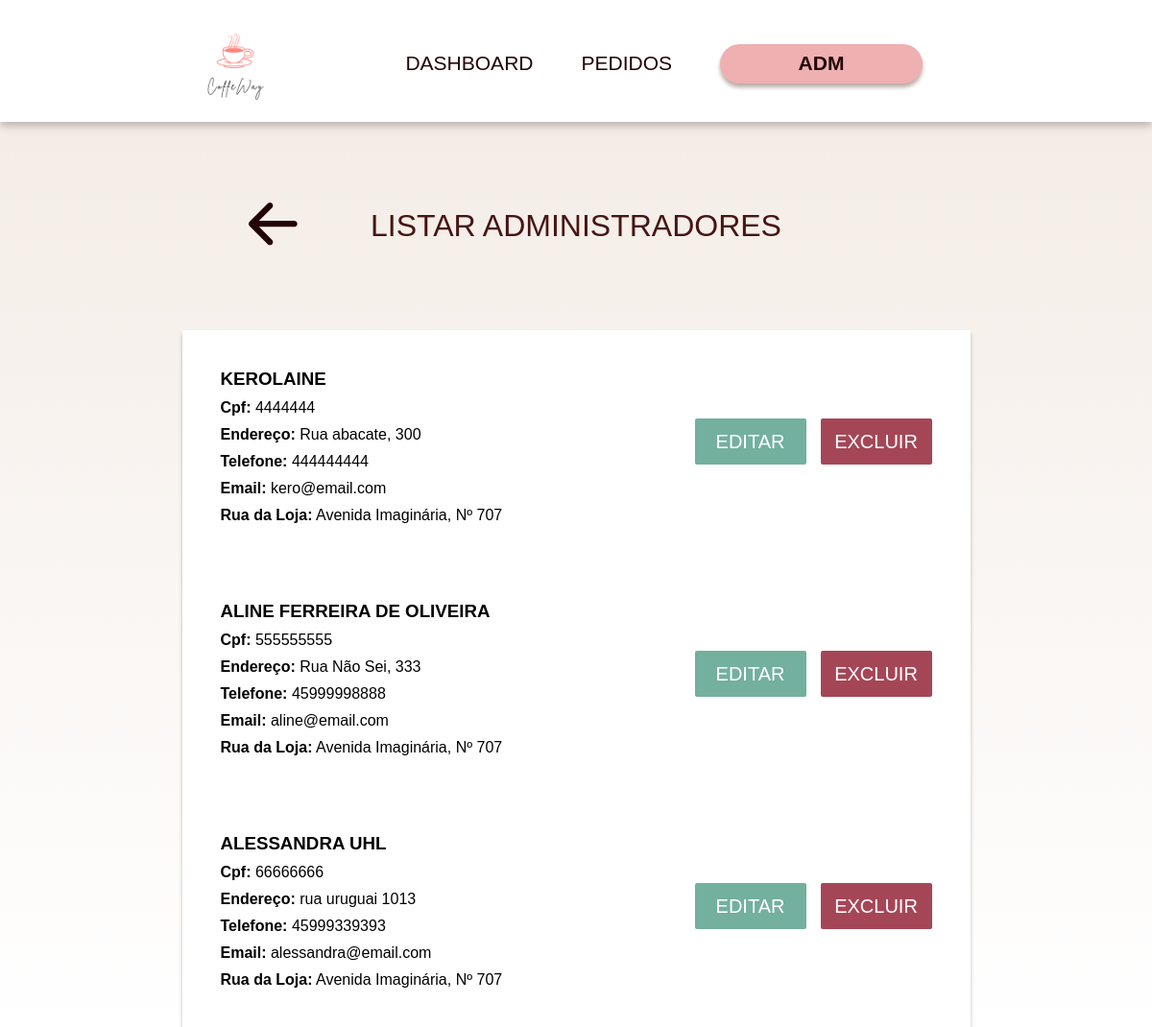
Page /listarAdm.php on the committed database.
### tables this page shows
CREATE TABLE `adm` (
  `id` int(11) NOT NULL,
  `nome_completo` char(90) NOT NULL,
  `cpf` varchar(90) NOT NULL,
  `endereco` varchar(200) NOT NULL,
  `telefone` varchar(18) NOT NULL,
  `loja_id` int(11) NOT NULL
);

CREATE TABLE `loja` (
  `id` int(11) NOT NULL,
  `cnpj` varchar(14) NOT NULL,
  `uf` char(2) NOT NULL,
  `rua` varchar(200) NOT NULL,
  `telefone` varchar(18) NOT NULL,
  `email` varchar(90) NOT NULL
);

### listarAdm.php (the view, shortened to what this page needs)
<?php
include_once('config/conexao.php');
$sqlListarAdm = "SELECT adm.id, adm.nome_completo, adm.cpf, adm.endereco, adm.telefone, adm.loja_id, loja.rua
                FROM adm
                INNER JOIN loja ON adm.loja_id = loja.id";
$resultListarAdm = mysqli_query($conexao, $sqlListarAdm);
?>
<!DOCTYPE html>
<html lang="pt-br">
<head>
    <link rel="stylesheet" href="assets/css/styleAdm.css">
</head>
<body>
    <header>
        <div class="container header">
            <div class="logo">
                <a href=""><img class="logo" src="assets/images/logo.png" /></a>
            </div>
            <div class="menu">
                <nav>
                    <ul>
                        <li><a href="dashboard.php">DASHBOARD</a></li>
                        <li><a href="admPedidos.php">PEDIDOS</a></li>
                        <li>
                            <a href="adm.php">
                                <div class="admLogado"><?php echo $_SESSION['user_name']; ?><strong>ADM</strong></div>
                            </a>
                        </li>
                    </ul>
                </nav>
            </div>
    </header>
    <section class="areaEstilizada">
        <div class="menuAdmArea">
            <div class="tituloTopoArea">
                <div class="textoTopo">
                    <a class="setaVoltar" href="admAdministradores.php">
                    </a>
                    <p class="tituloCadastro">LISTAR ADMINISTRADORES</p>
                </div>
            </div>
            <section class="listarEnderecoArea">
                <div class="listarEnderecoCaixa">
                    <?php
                    while ($row = mysqli_fetch_assoc($resultListarAdm)) {
                        $id = $row['id'];
                        $nome_completo = $row['nome_completo'];
                        $cpf = $row['cpf'];
                        $endereco = $row['endereco'];
                        $telefone = $row['telefone'];
                        $loja = $row['rua'];
                        $sqlEmailAdm = "SELECT email FROM login WHERE id_adm = $id";
                        $resultEmailAdm = mysqli_query($conexao, $sqlEmailAdm);
                        $emailRow = mysqli_fetch_assoc($resultEmailAdm);
                        $email = $emailRow['email'];
                    ?>
                        <div class="listarEnderecoCaixas">
                            <div class="listarEnderecoDesc">
                                <h3 style="text-transform: uppercase;"><?php echo $nome_completo; ?></h3>
                                <p><strong>Cpf:</strong> <?php echo $cpf; ?></p>
                                <p><strong>Endereço:</strong> <?php echo $endereco; ?></p>
                                <p><strong>Telefone:</strong> <?php echo $telefone; ?></p>
                                <p><strong>Email:</strong> <?php echo $email; ?></p>
                                <p><strong>Rua da Loja:</strong> <?php echo $loja?></p>
                            </div>
                            <div class="listarEnderecoBotoes">
                                <form action="admEditarAdm.php?id=<?php echo $id; ?>" method="get">
                                    <input class="listarEnderecoEditar" name="EditarEndereco" type="submit" value="EDITAR">
                                </form>
                                <form action="excluirAdm.php?id=<?php echo $id; ?>" method="get">
                                    <input class="listarEnderecoExcluir" name="delet" type="submit" value="EXCLUIR">
                                </form>
                            </div>
                        </div>
                    <?php
                    }
                    ?>
                </div>
            </section>
        </div>
    </section>
</body>
</html>

### assets/css/styleAdm.css (style rules this page uses)
* { padding: 0; margin: 0; box-sizing: border-box; }
body { font-family: 'Jost', sans-serif; }
header { display: flex; justify-content: center; padding-top: 10px; padding-bottom: 5px; background-color: #fff; filter: drop-shadow(0px 4px 4px rgba(0, 0, 0, 0.25)); }
header .logo { width: 112px; }
.container { display: flex; justify-content: space-between; width: 822px; }
.logo { display: flex; align-items: center; }
.menu { display: flex; align-items: center; }
.menu nav { display: flex; }
.menu ul { width: 100%; display: flex; align-items: center; justify-content: space-between; list-style: none; }
.menu ul li { margin-left: 50px; }
.menu ul li a { text-decoration: none; color: #220404; font-size: 21px; }
.admLogado { display: flex; align-items: center; justify-content: center; gap: 10px ; width: 211px; height: 41px; border-radius: 50px; background: #EEB0B0; box-shadow: 0px 4px 4px 0px #BAADA8; }
.areaEstilizada { background-image: linear-gradient(180deg, #F4EDE7 2.29%, rgba(244, 237, 231, 0) 100%); }
.menuAdmArea { width: 100%; display: flex; flex-direction: column; align-items: center; }
.tituloTopoArea { width: 683px; position: relative; display: flex; align-items: center; justify-content: center; }
.textoTopo { margin-top: 90px; display: flex; align-items: center; }
.tituloCadastro { color: #471414; font-size: 32px; font-weight: 500; }
.setaVoltar { position: absolute; left: 0; }
section input { margin-bottom: 10px; padding: 5px; width: 100%; height: 37px; border-radius: 50px; border: none; }
.listarEnderecoArea { margin-top: 5%; display: flex; flex-direction: column; align-items: center; justify-content: center; width: 100%; }
.listarEnderecoCaixa { display: flex; flex-direction: column; margin-top: 30px; background-color: #fff; width: 821px; background: #FFF; box-shadow: 0px 4px 4px 0px rgba(0, 0, 0, 0.25); }
.listarEnderecoCaixas { padding: 40px; display: flex; justify-content: space-between; align-items: center; background-color: #fff; width: 100%; background: #FFF; }
.listarEnderecoDesc { max-width: 350px; display: flex; flex-direction: column; gap: 10px; }
.listarEnderecoBotoes { display: flex; gap: 15px; }
.listarEnderecoEditar { display: flex; align-items: center; justify-content: center; font-size: 20px; width: 116px; height: 48px; color: #fff; border-radius: 2px; background: #73B09E; }
.listarEnderecoExcluir { display: flex; align-items: center; justify-content: center; font-size: 20px; width: 116px; height: 48px; color: #fff; border-radius: 2px; background: #A54657; border: none; }

### rows in the picture
adm: nome_completo "KEROLAINE", cpf "4444444", endereco "Rua abacate, 300", telefone "444444444", login.email "kero@email.com", loja.rua "Avenida Imaginária, Nº 707"
adm: nome_completo "ALINE FERREIRA DE OLIVEIRA", cpf "555555555", endereco "Rua Não Sei, 333", telefone "45999998888", login.email "aline@email.com", loja.rua "Avenida Imaginária, Nº 707"
adm: nome_completo "ALESSANDRA UHL", cpf "66666666", endereco "rua uruguai 1013", telefone "45999339393", login.email "alessandra@email.com", loja.rua "Avenida Imaginária, Nº 707"
